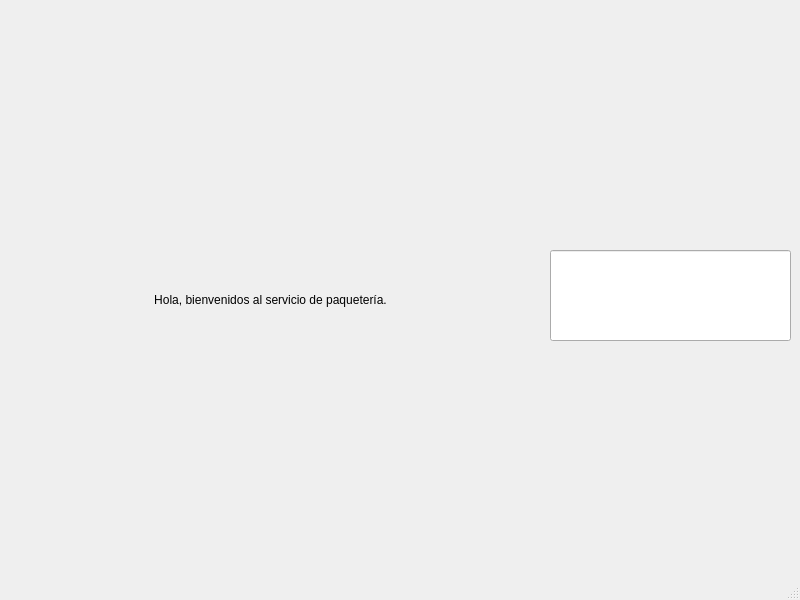
<?xml version="1.0" encoding="UTF-8"?>
<ui version="4.0">
 <class>MainWindow</class>
 <widget class="QMainWindow" name="MainWindow">
  <property name="geometry">
   <rect>
    <x>0</x>
    <y>0</y>
    <width>800</width>
    <height>600</height>
   </rect>
  </property>
  <property name="windowTitle">
   <string>MainWindow</string>
  </property>
  <widget class="QWidget" name="centralwidget">
   <widget class="QLabel" name="labelConsole">
    <property name="geometry">
     <rect>
      <x>10</x>
      <y>10</y>
      <width>521</width>
      <height>581</height>
     </rect>
    </property>
    <property name="text">
     <string>&lt;html&gt;&lt;head/&gt;&lt;body&gt;&lt;p align=&quot;center&quot;&gt;Hola, bienvenidos al servicio de paquetería.&lt;/p&gt;&lt;/body&gt;&lt;/html&gt;</string>
    </property>
   </widget>
   <widget class="QLineEdit" name="inputField">
    <property name="geometry">
     <rect>
      <x>550</x>
      <y>250</y>
      <width>241</width>
      <height>91</height>
     </rect>
    </property>
   </widget>
  </widget>
  <widget class="QStatusBar" name="statusbar"/>
 </widget>
 <resources/>
 <connections/>
</ui>
